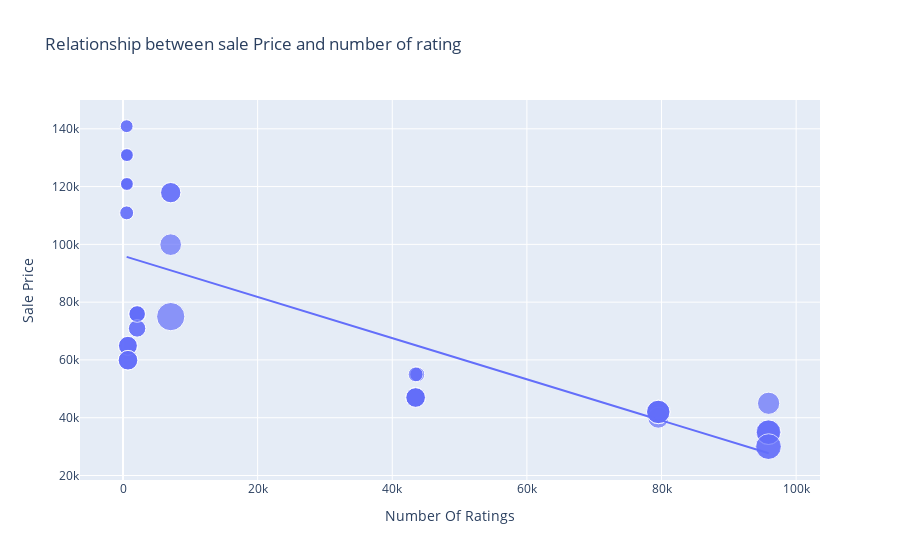

The notebook cell this image was saved under:
### Code cell
figure = px.scatter(data_frame = data, x = "Number Of Ratings",
                   y="Sale Price", size = "Discount Percentage", trendline ="ols",
                   title= "Relationship between sale Price and number of rating")

figure.show()
